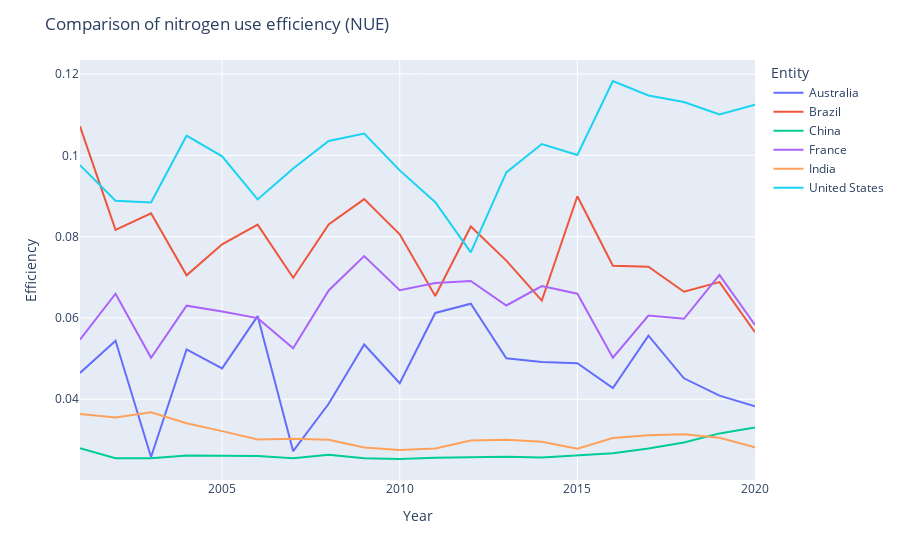

Here is the notebook cell this chart was saved with:
### Markdown cell above
Another form of visualization of the efficiency in Australia, Brazil, China, France, India and USA in the last 20 years.

### Code cell
#Another visualization of efficiency in the Australia, Brazil, china, France, India and USA
import plotly.express as px

fig= px.line(df_top5, x= "Year", y="Efficiency", color='Entity')
fig.update_layout (title_text= 'Comparison of nitrogen use efficiency (NUE)')
fig.show()

### Figure 1 — Plotly figure (JSON) as saved in the notebook; plotly's stock layout.template omitted (floating-point values rounded to 4 significant figures)
{"data": [{"hovertemplate": "Entity=Australia<br>Year=%{x}<br>Efficiency=%{y}<extra></extra>", "legendgroup": "Australia", "line": {"color": "#636efa", "dash": "solid"}, "marker": {"symbol": "circle"}, "mode": "lines", "name": "Australia", "orientation": "v", "showlegend": true, "type": "scatter", "x": [2001, 2002, 2003, 2004, 2005, 2006, 2007, 2008, 2009, 2010, 2011, 2012, 2013, 2014, 2015, 2016, 2017, 2018, 2019, 2020], "xaxis": "x", "y": [0.04647, 0.05438, 0.02579, 0.05224, 0.04759, 0.06046, 0.02723, 0.0389, 0.05346, 0.04394, 0.06122, 0.06349, 0.05008, 0.04917, 0.04886, 0.04276, 0.05563, 0.04516, 0.04089, 0.03825], "yaxis": "y"}, {"hovertemplate": "Entity=Brazil<br>Year=%{x}<br>Efficiency=%{y}<extra></extra>", "legendgroup": "Brazil", "line": {"color": "#EF553B", "dash": "solid"}, "marker": {"symbol": "circle"}, "mode": "lines", "name": "Brazil", "orientation": "v", "showlegend": true, "type": "scatter", "x": [2001, 2002, 2003, 2004, 2005, 2006, 2007, 2008, 2009, 2010, 2011, 2012, 2013, 2014, 2015, 2016, 2017, 2018, 2019, 2020], "xaxis": "x", "y": [0.1071, 0.08165, 0.08575, 0.07047, 0.07812, 0.08294, 0.06987, 0.083, 0.08922, 0.08059, 0.0654, 0.0825, 0.0741, 0.06425, 0.08994, 0.07283, 0.07262, 0.06645, 0.06882, 0.05648], "yaxis": "y"}, {"hovertemplate": "Entity=China<br>Year=%{x}<br>Efficiency=%{y}<extra></extra>", "legendgroup": "China", "line": {"color": "#00cc96", "dash": "solid"}, "marker": {"symbol": "circle"}, "mode": "lines", "name": "China", "orientation": "v", "showlegend": true, "type": "scatter", "x": [2001, 2002, 2003, 2004, 2005, 2006, 2007, 2008, 2009, 2010, 2011, 2012, 2013, 2014, 2015, 2016, 2017, 2018, 2019, 2020], "xaxis": "x", "y": [0.02797, 0.02552, 0.02548, 0.02618, 0.02609, 0.02606, 0.02551, 0.02634, 0.02547, 0.02531, 0.02561, 0.0257, 0.02587, 0.02568, 0.02624, 0.02672, 0.0279, 0.02935, 0.03161, 0.03308], "yaxis": "y"}, {"hovertemplate": "Entity=France<br>Year=%{x}<br>Efficiency=%{y}<extra></extra>", "legendgroup": "France", "line": {"color": "#ab63fa", "dash": "solid"}, "marker": {"symbol": "circle"}, "mode": "lines", "name": "France", "orientation": "v", "showlegend": true, "type": "scatter", "x": [2001, 2002, 2003, 2004, 2005, 2006, 2007, 2008, 2009, 2010, 2011, 2012, 2013, 2014, 2015, 2016, 2017, 2018, 2019, 2020], "xaxis": "x", "y": [0.05469, 0.06596, 0.05021, 0.06302, 0.06156, 0.05995, 0.05255, 0.06676, 0.0752, 0.06682, 0.06862, 0.06909, 0.06307, 0.06783, 0.06596, 0.05024, 0.06058, 0.05979, 0.07058, 0.05829], "yaxis": "y"}, {"hovertemplate": "Entity=India<br>Year=%{x}<br>Efficiency=%{y}<extra></extra>", "legendgroup": "India", "line": {"color": "#FFA15A", "dash": "solid"}, "marker": {"symbol": "circle"}, "mode": "lines", "name": "India", "orientation": "v", "showlegend": true, "type": "scatter", "x": [2001, 2002, 2003, 2004, 2005, 2006, 2007, 2008, 2009, 2010, 2011, 2012, 2013, 2014, 2015, 2016, 2017, 2018, 2019, 2020], "xaxis": "x", "y": [0.03638, 0.03553, 0.03678, 0.03409, 0.03216, 0.03013, 0.03032, 0.03006, 0.02815, 0.02753, 0.0279, 0.02983, 0.03004, 0.02956, 0.02786, 0.03046, 0.03115, 0.03138, 0.03054, 0.02816], "yaxis": "y"}, {"hovertemplate": "Entity=United States<br>Year=%{x}<br>Efficiency=%{y}<extra></extra>", "legendgroup": "United States", "line": {"color": "#19d3f3", "dash": "solid"}, "marker": {"symbol": "circle"}, "mode": "lines", "name": "United States", "orientation": "v", "showlegend": true, "type": "scatter", "x": [2001, 2002, 2003, 2004, 2005, 2006, 2007, 2008, 2009, 2010, 2011, 2012, 2013, 2014, 2015, 2016, 2017, 2018, 2019, 2020], "xaxis": "x", "y": [0.09758, 0.08885, 0.08841, 0.1048, 0.09976, 0.08915, 0.09677, 0.1035, 0.1053, 0.09629, 0.08847, 0.07612, 0.0958, 0.1028, 0.1001, 0.1183, 0.1147, 0.1131, 0.11, 0.1124], "yaxis": "y"}], "layout": {"legend": {"title": {"text": "Entity"}, "tracegroupgap": 0}, "margin": {"t": 60}, "title": {"text": "Comparison of nitrogen use efficiency (NUE)"}, "xaxis": {"anchor": "y", "domain": [0, 1], "title": {"text": "Year"}}, "yaxis": {"anchor": "x", "domain": [0, 1], "title": {"text": "Efficiency"}}}}
